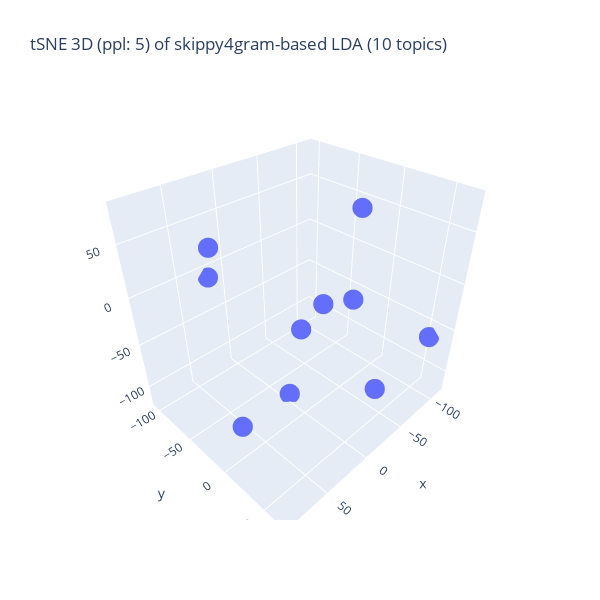

Notebook cell for this chart:
### Code cell
%%capture --no-display

## Plotlyを使って tSNE の結果の可視化 (3D)
import numpy as np
import plotly.graph_objects as go

## 変数の指定
d1, d2, d3 = topic_tsne_3d[:,0], topic_tsne_3d[:,1], topic_tsne_3d[:,2]
fig = go.Figure(data = [go.Scatter3d(x = d1, y = d2, z = d3,
                                     mode = 'markers', marker = dict(size = 7)) ])

## 3D 散布図にラベルを追加する処理は未実装
#fig.update_traces(text = [ str(x) for x in range(len(topic_dist))])
title_val = f"tSNE 3D (ppl: {top_perplexity_val}) of {term_type}-based LDA ({n_topics} topics)"
fig.update_layout(title = dict(text = title_val),
                  autosize = False, width = 600, height = 600,)
fig.show()

### Figure 1 — Plotly figure (JSON) as saved in the notebook; plotly's stock layout.template omitted (floating-point values rounded to 4 significant figures)
{"data": [{"marker": {"size": 7}, "mode": "markers", "type": "scatter3d", "x": [79.3, -2.951, -5.131, -84.97, -113.6, 23.68, -82.57, 20.87, 89.77, -8.765], "y": [-11.24, -24.08, -10.59, -15.47, 53.59, 66.13, -55.17, -105.8, 22.55, 69.05], "z": [79.1, -117.7, -32.41, 53.93, -65.56, 49.2, -65.29, -9.867, -54.45, -51.28]}], "layout": {"autosize": false, "height": 600, "title": {"text": "tSNE 3D (ppl: 5) of skippy4gram-based LDA (10 topics)"}, "width": 600}}
